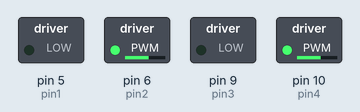
This sketch was run on a simulated Arduino Uno, built with avr-gcc and run on an emulated ATmega328P. Shown: switched loads named in the sketch (green lamp = pin HIGH).

Above: at 0.1 s.
Timing chart, 0 to 1.6 s (numbered marks = the images above):
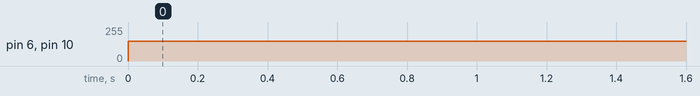

The sketch:

motor_driver_test.ino
```cpp
int rspd =150, lspd = 150, spdl = 150, spdr = 150, pin1 = 5, pin2 = 6, pin3 = 9, pin4 = 10;
int val = 0;
int i = 0, j = 0, l = 0, k = 0, cnt = 0;
float spd = 0.0;


void sstop();
void calibrate();
void straight();
void setup() {
  Serial.begin(9600);
}
void loop()
{

  spdr = 0;
  rspd = 150;
  spdl = 0;
  lspd = 150;
  calibrate();
  }

void calibrate()
{
  analogWrite(pin1, spdl);
  analogWrite(pin2, lspd);
  analogWrite(pin3, spdr);
  analogWrite(pin4, rspd);

  spdr = 150;
  rspd = 150;
  spdl = 150;
  lspd = 150;
}

void straight()

{
  analogWrite(pin1, spdl);
  analogWrite(pin2, 0);
  analogWrite(pin3, spdr);
  analogWrite(pin4, 0);
}

void sstop()
{
  analogWrite(pin1, 0);
  analogWrite(pin2, 0);
  analogWrite(pin3, 0);
  analogWrite(pin4, 0);
  spdl = 150;
  spdr = 150;
  rspd = 150;
  lspd = 150;
}
```

Measured:
- by itself, pin 6 (pin2), pin 10 (pin4): 0/255 → 150/255 at 0.00 s
